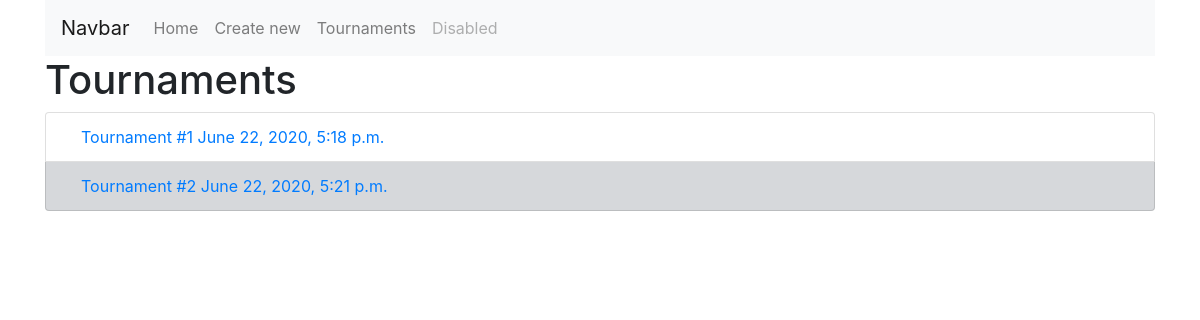
/football/tournaments/, run on the app's committed database.
### football/models.py (models this page shows, shortened)
class Tournament(models.Model):
    GRID_8X8 = '8x8'
    GRID_4X4 = '4x4'
    TABLE = 'table'
    TOURNAMENT_TYPES = [
        (TABLE, 'Table'),
        (GRID_4X4, 'GRID 8 Teams'),
        (GRID_8X8, 'GRID 16 Teams'),
    ]
    class Meta:
        verbose_name = 'Tournament'
        verbose_name_plural = 'Tournaments'
    title = models.CharField(max_length=50, unique=True)
    info = models.TextField(null=True)
    teams_in = models.ManyToManyField(Team, )
    date_time = models.DateTimeField(default=now, blank=True)
    type = models.CharField(
        max_length=5,
        choices=TOURNAMENT_TYPES,
        default=TABLE,
    )

### football/views.py (the view)
# urls.py: path('tournaments/', views.TournamentsView.as_view(), name='tournaments'),
class TournamentsView(TemplateView):
    template_name = 'football/tournaments.html'
    def get_context_data(self, **kwargs):
        context = super().get_context_data(**kwargs)
        context['tournaments'] = Tournament.objects.all()
        return context

### football/templates/football/tournaments.html (shortened to what this page needs)
{% extends 'football/base.html' %}
{% block body %}
<h1>Tournaments</h1>
<ul class="list-group">
    {% for tournament in tournaments %}
    <li class="list-group-item {% cycle '' 'list-group-item-secondary' %}">
        <a href="{% url 'football:tournaments' %}{{ tournament.id }}/">
                <span class="col-4">
                {{tournament.title}} {{ tournament.date_time }}
                </span>
            <span class="col-8">
            </span>
        </a>
    </li>
    {% endfor %}
</ul>
{% endblock %}

### data on the page
Tournament: title "Tournament #1", date_time "June 22, 2020, 5:18 p.m."
Tournament: title "Tournament #2", date_time "June 22, 2020, 5:21 p.m."
